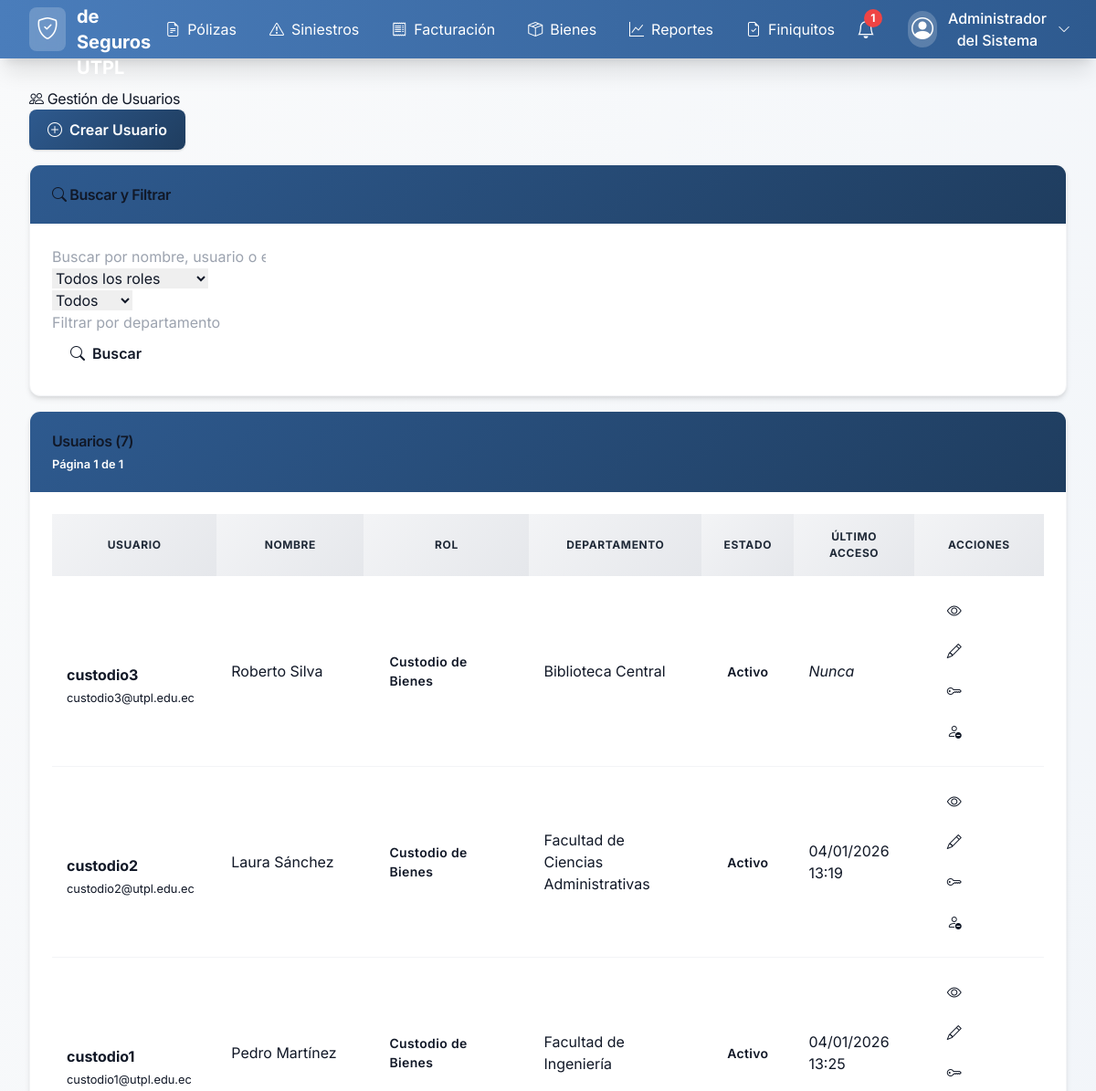
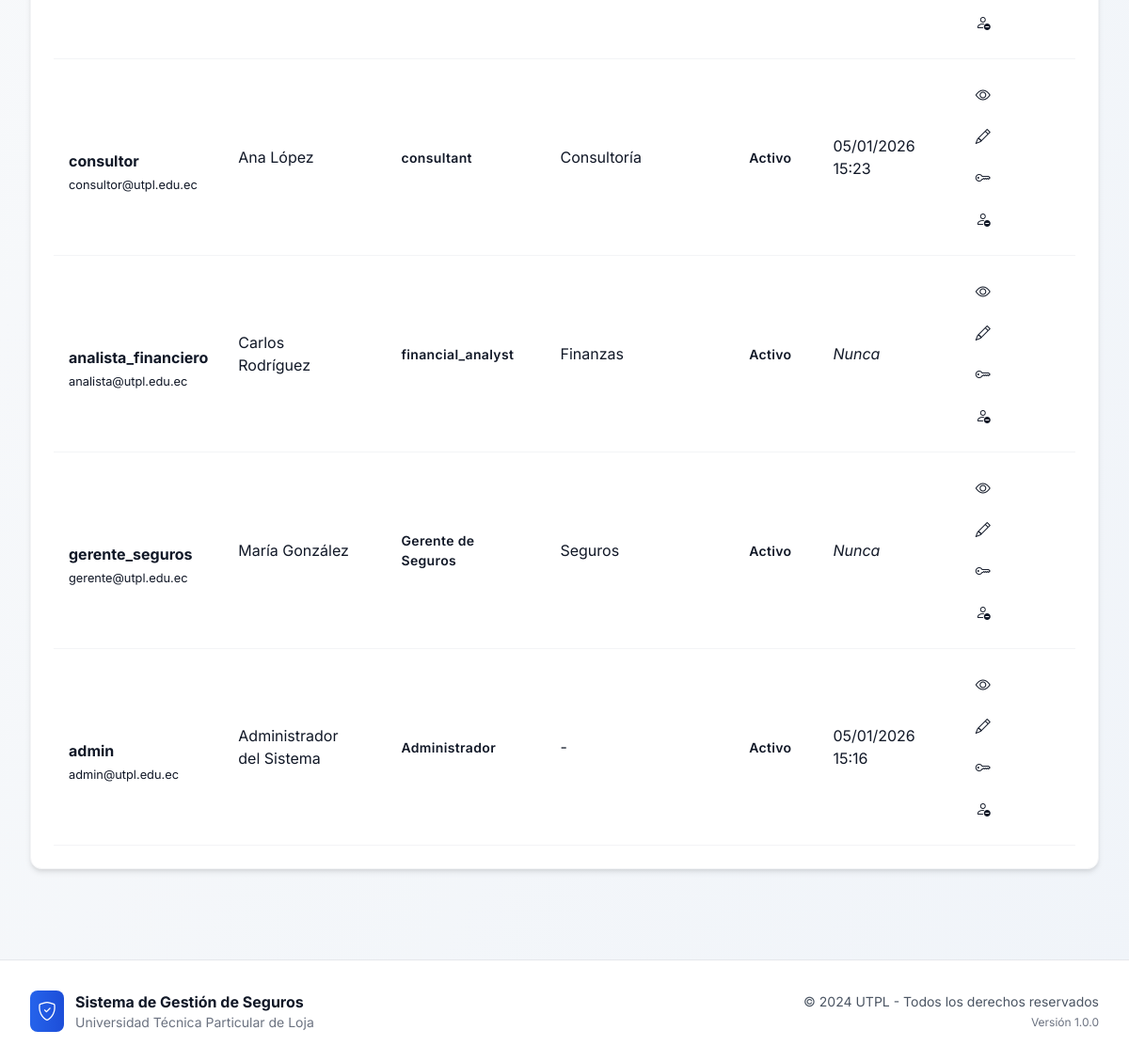
The page /accounts/users/ (signed in) on the database as committed earlier (2 pictures, top to bottom).
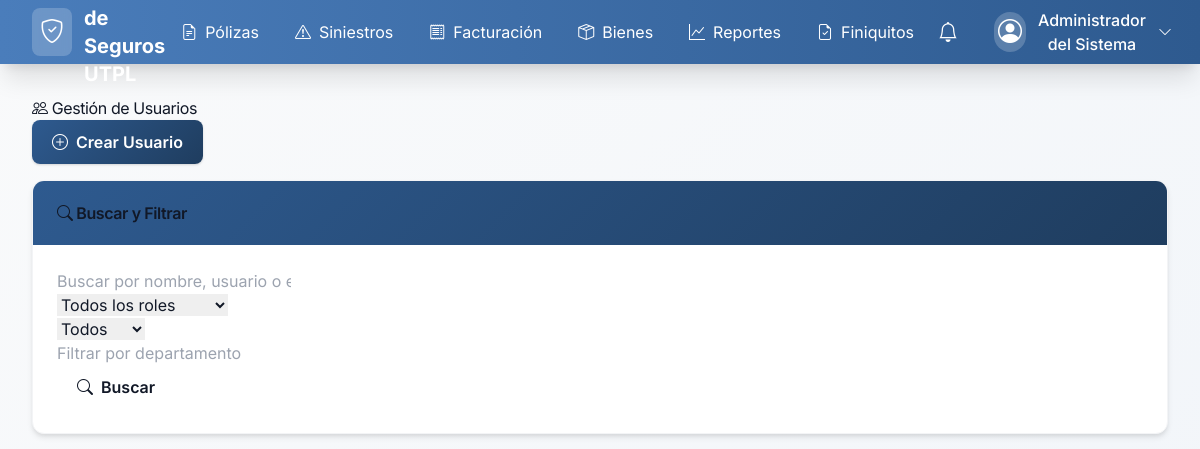
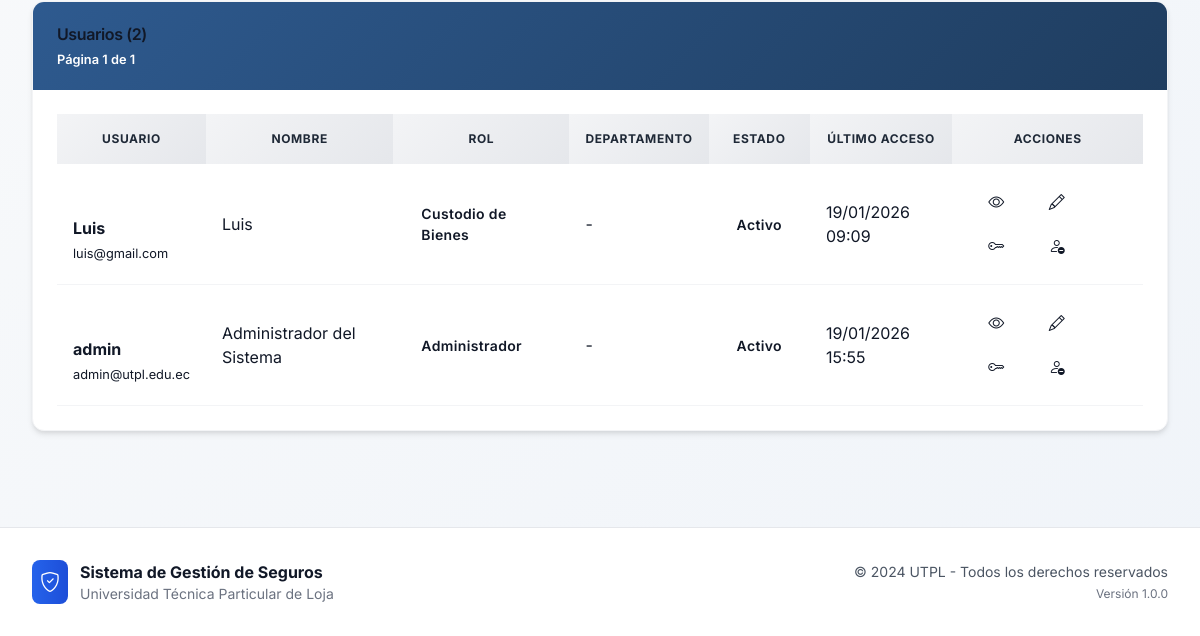
The same page on the database as committed later (2 pictures, top to bottom).
### accounts/models.py (models this page shows, shortened)
class UserProfile(AbstractUser):
    ROLE_CHOICES = [
        ('admin', _('Administrador')),
        ('insurance_manager', _('Gerente de Seguros')),
        ('requester', _('Custodio de Bienes')),
    ]
    full_name = models.CharField(
        _('Nombre completo'),
        max_length=255,
        blank=True
    )
    role = models.CharField(
        _('Rol'),
        max_length=20,
        choices=ROLE_CHOICES,
        default='requester'
    )
    department = models.CharField(
        _('Departamento'),
        max_length=100,
        blank=True
    )
    phone = models.CharField(
        _('Teléfono'),
        max_length=20,
        blank=True
    )
    created_at = models.DateTimeField(_('Fecha de creación'), auto_now_add=True)
    updated_at = models.DateTimeField(_('Fecha de actualización'), auto_now=True)
    class Meta:
        verbose_name = _('Perfil de Usuario')
        verbose_name_plural = _('Perfiles de Usuario')
        ordering = ['-created_at']
    def get_full_name(self):
        if self.full_name:
            return self.full_name
        return super().get_full_name() or self.username
    def get_role_permissions(self):
        permissions_map = {
            'admin': [
                'users_read', 'users_write', 'users_create', 'users_update', 'users_delete', 'users_manage',
                'policies_read', 'policies_write', 'policies_create', 'policies_update', 'policies_delete', 'policies_manage',
                'claims_read', 'claims_write', 'claims_update', 'claims_delete', 'claims_manage',
                'invoices_read', 'invoices_write', 'invoices_create', 'invoices_update', 'invoices_delete', 'invoices_manage',
                'assets_read', 'assets_write', 'assets_create', 'assets_update', 'assets_delete', 'assets_manage',
                'reports_read', 'reports_write', 'reports_create', 'reports_update', 'reports_delete', 'reports_manage',
                'insurance_companies_read', 'insurance_companies_write', 'insurance_companies_create', 'insurance_companies_update', 'insurance_companies_delete', 'insurance_companies_manage',
                'brokers_read', 'brokers_write', 'brokers_create', 'brokers_update', 'brokers_delete', 'brokers_manage',
                'settings_read', 'settings_write', 'settings_create', 'settings_update', 'settings_delete', 'settings_manage',
                'alerts_read', 'alerts_create', 'alerts_write', 'alerts_execute', 'alerts_delete'
            ],
            'insurance_manager': [
                'users_read',
                'policies_read', 'policies_write', 'policies_create', 'policies_update', 'policies_delete',
                'claims_read', 'claims_write', 'claims_update', 'claims_manage',
                'invoices_read', 'invoices_write', 'invoices_create', 'invoices_update',
                'assets_read',
                'reports_read',
                'insurance_companies_read', 'insurance_companies_write', 'insurance_companies_create', 'insurance_companies_update',
                'brokers_read', 'brokers_write', 'brokers_create', 'brokers_update'
            ],
            'requester': [
                'claims_read', 'claims_write', 'claims_create',
                'assets_read'  # Only their own assets
            ]
        }
        return permissions_map.get(self.role, [])
    def has_perm(self, perm, obj=None):
        if super().has_perm(perm, obj):
            return True
        if not self.is_active or not perm:
            return False
        codename = perm.split('.')[-1]
        return codename in self.get_role_permissions()
    def has_perms(self, perm_list, obj=None):
        return all(self.has_perm(perm, obj) for perm in perm_list)

### accounts/views.py (the view, shortened to what this page needs)
# urls.py: path('users/', views.user_list, name='user_list'),
@login_required
@permission_required('accounts.users_read', raise_exception=True)
def user_list(request):
    search_form = UserProfileSearchForm(request.GET)
    users = UserProfile.objects.all().order_by('-date_joined')
    if search_form.is_valid():
        search = search_form.cleaned_data.get('search')
        role = search_form.cleaned_data.get('role')
        is_active = search_form.cleaned_data.get('is_active')
        department = search_form.cleaned_data.get('department')
        if role:
            users = users.filter(role=role)
        if is_active:
            if is_active == 'active':
                users = users.filter(is_active=True)
            elif is_active == 'inactive':
                users = users.filter(is_active=False)
        if department:
            users = users.filter(department__icontains=department)
    paginator = Paginator(users, 25)  # Show 25 users per page
    page_number = request.GET.get('page')
    page_obj = paginator.get_page(page_number)
    context = {
        'page_obj': page_obj,
        'search_form': search_form,
        'total_users': users.count(),
    }
    return render(request, 'accounts/user_list.html', context)

### accounts/forms.py
class UserProfileSearchForm(forms.Form):
    search = forms.CharField(
        required=False,
        label=_('Buscar'),
        widget=forms.TextInput(attrs={'placeholder': _('Buscar por nombre, usuario o email')})
    )
    role = forms.ChoiceField(
        required=False,
        choices=[('', _('Todos los roles'))] + list(UserProfile.ROLE_CHOICES),
        label=_('Rol')
    )
    is_active = forms.ChoiceField(
        required=False,
        choices=[
            ('', _('Todos')),
            ('active', _('Activos')),
            ('inactive', _('Inactivos'))
        ],
        label=_('Estado')
    )
    department = forms.CharField(
        required=False,
        label=_('Departamento'),
        widget=forms.TextInput(attrs={'placeholder': _('Filtrar por departamento')})
    )

### templates/accounts/user_list.html (shortened to what the changed rows need)
{% extends 'base.html' %}
{% load static %}
{% block content %}
<div class="row">
    <div class="col-12">
        <div class="d-flex justify-content-between align-items-center mb-4">
            <h1 class="mb-0">
                <i class="bi bi-people"></i> Gestión de Usuarios
            </h1>
        </div>
    </div>
</div>
<div class="row">
    <div class="col-12">
        <div class="card">
            <div class="card-header d-flex justify-content-between align-items-center">
                <h5 class="mb-0">Usuarios ({{ total_users }})</h5>
                <small class="text-muted">Página {{ page_obj.number }} de {{ page_obj.paginator.num_pages }}</small>
            </div>
            <div class="card-body">
                {% if page_obj %}
                <div class="table-responsive">
                    <table class="table table-hover">
                        <thead>
                            <tr>
                                <th>Usuario</th>
                                <th>Nombre</th>
                                <th>Rol</th>
                                <th>Departamento</th>
                                <th>Estado</th>
                                <th>Último acceso</th>
                                <th>Acciones</th>
                            </tr>
                        </thead>
                        <tbody>
                            {% for user in page_obj %}
                            <tr>
                                <td>
                                    <div class="d-flex align-items-center">
                                        <div class="avatar-circle bg-primary text-white me-2" style="width: 32px; height: 32px; border-radius: 50%; display: flex; align-items: center; justify-content: center; font-weight: bold;">
                                        </div>
                                        <div>
                                            <strong>{{ user.username }}</strong>
                                            <br>
                                            <small class="text-muted">{{ user.email }}</small>
                                        </div>
                                    </div>
                                </td>
                                <td>{{ user.get_full_name }}</td>
                                <td>
                                    <span class="badge bg-secondary">{{ user.get_role_display }}</span>
                                </td>
                                <td>{{ user.department|default:'-' }}</td>
                                <td>
                                    {% if user.is_active %}
                                        <span class="badge bg-success">Activo</span>
                                    {% else %}
                                        <span class="badge bg-danger">Inactivo</span>
                                    {% endif %}
                                </td>
                                <td>
                                    {% if user.last_login %}
                                        {{ user.last_login|date:"d/m/Y H:i" }}
                                    {% else %}
                                        <em class="text-muted">Nunca</em>
                                    {% endif %}
                                </td>
                                <td>
                                    <div class="btn-group" role="group">
                                        <a href="{% url 'accounts:user_detail' user.pk %}" class="btn btn-sm btn-outline-info" title="Ver detalles">
                                            <i class="bi bi-eye"></i>
                                        </a>
                                        {% if perms.accounts.users_write %}
                                        <a href="{% url 'accounts:user_edit' user.pk %}" class="btn btn-sm btn-outline-warning" title="Editar">
                                            <i class="bi bi-pencil"></i>
                                        </a>
                                        {% endif %}
                                        {% if perms.accounts.users_manage %}
                                        <a href="{% url 'accounts:user_change_password' user.pk %}" class="btn btn-sm btn-outline-secondary" title="Cambiar contraseña">
                                            <i class="bi bi-key"></i>
                                        </a>
                                        {% if user.is_active %}
                                        <a href="{% url 'accounts:user_toggle_active' user.pk %}" class="btn btn-sm btn-outline-danger" title="Desactivar" onclick="return confirm('¿Estás seguro de que deseas desactivar este usuario?')">
                                            <i class="bi bi-person-dash"></i>
                                        </a>
                                        {% else %}
                                        <a href="{% url 'accounts:user_toggle_active' user.pk %}" class="btn btn-sm btn-outline-success" title="Activar">
                                            <i class="bi bi-person-check"></i>
                                        </a>
                                        {% endif %}
                                        {% endif %}
                                    </div>
                                </td>
                            </tr>
                            {% endfor %}
                        </tbody>
                    </table>
                </div>
                {% else %}
                <div class="text-center py-5">
                    <i class="bi bi-people display-4 text-muted"></i>
                    <h5 class="mt-3">No se encontraron usuarios</h5>
                    <p class="text-muted">Intenta ajustar los filtros de búsqueda</p>
                </div>
                {% endif %}
            </div>
        </div>
    </div>
</div>
{% endblock %}

### templates/base.html (shortened to what the changed rows need)
{% load static %}
<!DOCTYPE html>
<html lang="es">
<head>
    <script src="https://cdn.tailwindcss.com"></script>
    <link href="https://cdn.jsdelivr.net/npm/bootstrap-icons@1.10.0/font/bootstrap-icons.css" rel="stylesheet">
    <link href="{% static 'css/style.css' %}" rel="stylesheet">
</head>
<body class="bg-gradient-to-br from-gray-50 to-blue-50 min-h-screen" style="background: linear-gradient(to bottom right, #f9fafb 0%, #f0f4f9 100%);">
    <nav class="shadow-xl sticky top-0 z-50" style="background: linear-gradient(to right, #4a7dbb 0%, #2e5a8f 100%);">
        <div class="max-w-7xl mx-auto px-4 sm:px-6 lg:px-8">
            <div class="flex items-center justify-between h-16">
                {% if user.is_authenticated and user_permissions %}
                <div class="hidden md:flex items-center space-x-1">
                    {% if 'policies_read' in user_permissions %}
                    <a href="{% url 'policies:policy_list' %}" class="px-4 py-2 text-white hover:bg-white/10 rounded-lg transition-all flex items-center space-x-2">
                        <i class="bi bi-file-earmark-text"></i>
                        <span>Pólizas</span>
                    </a>
                    {% endif %}
                    {% if 'claims_read' in user_permissions %}
                    <a href="{% url 'claims:claim_list' %}" class="px-4 py-2 text-white hover:bg-white/10 rounded-lg transition-all flex items-center space-x-2">
                        <i class="bi bi-exclamation-triangle"></i>
                        <span>Siniestros</span>
                    </a>
                    {% endif %}
                    {% if 'invoices_read' in user_permissions %}
                    <a href="{% url 'invoices:invoice_list' %}" class="px-4 py-2 text-white hover:bg-white/10 rounded-lg transition-all flex items-center space-x-2">
                        <i class="bi bi-receipt"></i>
                        <span>Facturación</span>
                    </a>
                    {% endif %}
                    {% if 'assets_read' in user_permissions %}
                    <a href="{% url 'assets:asset_list' %}" class="px-4 py-2 text-white hover:bg-white/10 rounded-lg transition-all flex items-center space-x-2">
                        <i class="bi bi-box-seam"></i>
                        <span>Bienes</span>
                    </a>
                    {% endif %}
                    {% if 'reports_read' in user_permissions %}
                    <a href="{% url 'reports:report_list' %}" class="px-4 py-2 text-white hover:bg-white/10 rounded-lg transition-all flex items-center space-x-2">
                        <i class="bi bi-graph-up"></i>
                        <span>Reportes</span>
                    </a>
                    {% endif %}
                    {% if 'claims_read' in user_permissions %}
                    <a href="{% url 'claims:claim_settlements_list' %}" class="px-4 py-2 text-white hover:bg-white/10 rounded-lg transition-all flex items-center space-x-2">
                        <i class="bi bi-file-earmark-check"></i>
                        <span>Finiquitos</span>
                    </a>
                    {% endif %}
                </div>
                <div class="flex items-center space-x-4">
                    <div class="relative" x-data="{ open: false }">
                        <button @click="open = !open" class="relative p-2 text-white hover:bg-white/10 rounded-lg transition-all">
                            <i class="bi bi-bell text-xl"></i>
                            {% if unread_notifications_count > 0 %}
                            <span class="absolute top-0 right-0 h-5 w-5 bg-red-500 rounded-full flex items-center justify-center text-xs font-bold">
                                {{ unread_notifications_count }}
                            </span>
                            {% endif %}
                        </button>
                    </div>
                    <div class="relative" x-data="{ open: false }">
                        <button @click="open = !open" class="flex items-center space-x-3 px-3 py-2 text-white hover:bg-white/10 rounded-lg transition-all">
                            <div class="bg-white/20 p-1 rounded-full">
                                <i class="bi bi-person-circle text-2xl"></i>
                            </div>
                            <span class="hidden sm:inline font-medium">{{ user_full_name|default:user.username }}</span>
                            <i class="bi bi-chevron-down text-sm"></i>
                        </button>
                    </div>
                </div>
                {% endif %}
            </div>
        </div>
    </nav>
    <main class="max-w-7xl mx-auto px-4 sm:px-6 lg:px-8 py-8">
        <div class="fade-in">
            {% block content %}{% endblock %}
        </div>
    </main>
</body>
</html>

Rows that differ between the two databases and show on the page:
removed UserProfile: username "custodio3", email "custodio3@utpl.edu.ec", get_full_name "Roberto Silva", role "Custodio de Bienes", department "Biblioteca Central", is_active "Activo", shows "Nunca"
removed UserProfile: username "custodio2", email "custodio2@utpl.edu.ec", get_full_name "Laura Sánchez", role "Custodio de Bienes", department "Facultad de Ciencias Administrativas", is_active "Activo", last_login "04/01/2026 13:19"
removed UserProfile: username "custodio1", email "custodio1@utpl.edu.ec", get_full_name "Pedro Martínez", role "Custodio de Bienes", department "Facultad de Ingeniería", is_active "Activo", last_login "04/01/2026 13:25"
removed UserProfile: username "consultor", email "consultor@utpl.edu.ec", get_full_name "Ana López", role "consultant", department "Consultoría", is_active "Activo", last_login "05/01/2026 15:23"
removed UserProfile: username "analista_financiero", email "analista@utpl.edu.ec", get_full_name "Carlos Rodríguez", role "financial_analyst", department "Finanzas", is_active "Activo", shows "Nunca"
removed UserProfile: username "gerente_seguros", email "gerente@utpl.edu.ec", get_full_name "María González", role "Gerente de Seguros", department "Seguros", is_active "Activo", shows "Nunca"
changed UserProfile "admin": last_login "05/01/2026 15:16" → "19/01/2026 15:55"
added UserProfile: username "Luis", email "luis@gmail.com", get_full_name "Luis", role "Custodio de Bienes", department "-", is_active "Activo", last_login "19/01/2026 09:09"
Other text that changed with them:
{{ total_users }}: "7" → "2"
{{ unread_notifications_count }}: "1" → (not shown)
